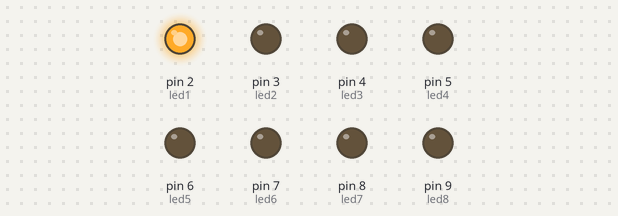
A sketch run on a simulated Arduino Uno, built with avr-gcc and run on an emulated ATmega328P. On the bench: output pins drawn as LEDs (lit = HIGH).

Above: at 0.05 s.
At 0.45 s:
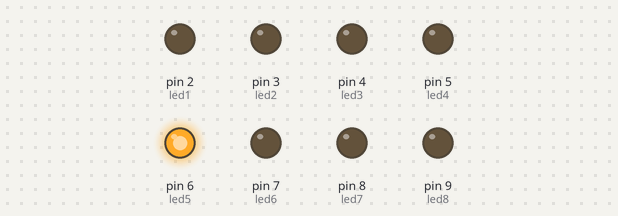
At 0.85 s:
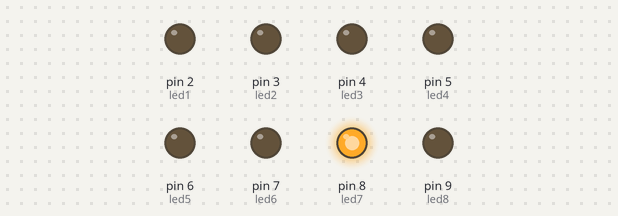
At 1.65 s:
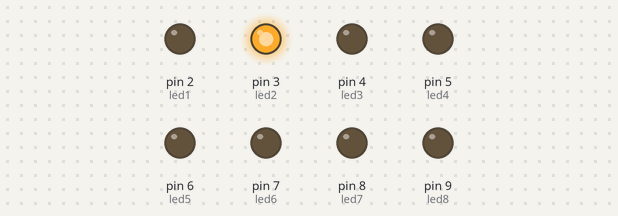
At 2.45 s:
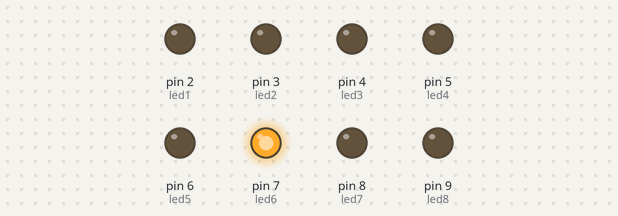
At 3.35 s:
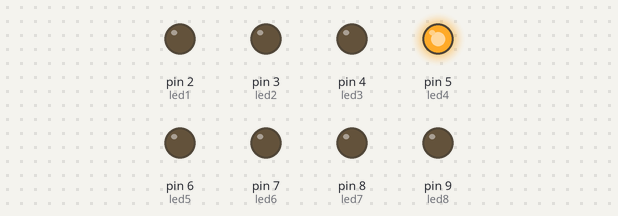
Timing chart, 0 to 3.6 s (numbered marks = the images above):
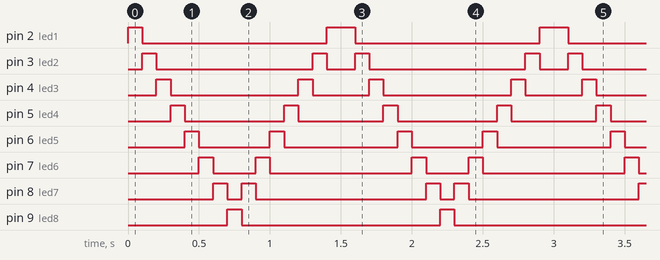

Measured:
- by itself, pin 2 (led1): repeats every 1.5 s: LOW 1.3 s, HIGH 0.20 s
- by itself, pin 3 (led2): repeats every 1.5 s: LOW 1.1 s, HIGH 0.10 s, LOW 0.20 s, HIGH 0.10 s
- by itself, pin 4 (led3): repeats every 1.5 s: LOW 0.90 s, HIGH 0.10 s, LOW 0.40 s, HIGH 0.10 s
- by itself, pin 5 (led4): alternates HIGH for 0.10 s and LOW for 0.65 s
- by itself, pin 6 (led5): repeats every 1.5 s: LOW 0.50 s, HIGH 0.10 s, LOW 0.80 s, HIGH 0.10 s
- by itself, pin 7 (led6): repeats every 1.5 s: LOW 0.30 s, HIGH 0.10 s, LOW 1.0 s, HIGH 0.10 s
- by itself, pin 8 (led7): repeats every 1.5 s: LOW 0.10 s, HIGH 0.10 s, LOW 1.2 s, HIGH 0.10 s
- by itself, pin 9 (led8): alternates HIGH for 0.10 s and LOW for 1.4 s

The sketch:

PRAKTIKUM_67_19.01.53.0051_BKanan_-_Kiri.ino
```cpp
int led1 = 2;
int led2 = 3;
int led3 = 4;
int led4 = 5;
int led5 = 6;
int led6 = 7;
int led7 = 8;
int led8 = 9;
int X = 100;

void setup()
{
	pinMode(led1, OUTPUT);
	pinMode(led2, OUTPUT);
	pinMode(led3, OUTPUT);
	pinMode(led4, OUTPUT);
	pinMode(led5, OUTPUT);
	pinMode(led6, OUTPUT);
	pinMode(led7, OUTPUT);
	pinMode(led8, OUTPUT);
}

void loop()
{

	digitalWrite(led1, HIGH);
	delay(X);
	digitalWrite(led1, LOW);
	digitalWrite(led2, HIGH);
	delay(X);
	digitalWrite(led2, LOW);
	digitalWrite(led3, HIGH);
	delay(X);
	digitalWrite(led3, LOW);
	digitalWrite(led4, HIGH);
	delay(X);
	digitalWrite(led4, LOW);
	digitalWrite(led5, HIGH);
	delay(X);
	digitalWrite(led5, LOW);
	digitalWrite(led6, HIGH);
	delay(X);
	digitalWrite(led6, LOW);
	digitalWrite(led7, HIGH);
	delay(X);
	digitalWrite(led7, LOW);
	digitalWrite(led8, HIGH);
	delay(X);
	digitalWrite(led8, LOW);
	digitalWrite(led7, HIGH);
	delay(X);
	digitalWrite(led7, LOW);
	digitalWrite(led6, HIGH);
	delay(X);
	digitalWrite(led6, LOW);
	digitalWrite(led5, HIGH);
	delay(X);
	digitalWrite(led5, LOW);
	digitalWrite(led4, HIGH);
	delay(X);
	digitalWrite(led4, LOW);
	digitalWrite(led3, HIGH);
	delay(X);
	digitalWrite(led3, LOW);
	digitalWrite(led2, HIGH);
	delay(X);
	digitalWrite(led2, LOW);
	digitalWrite(led1, HIGH);
	delay(X);
	digitalWrite(led1, LOW);

}
```
